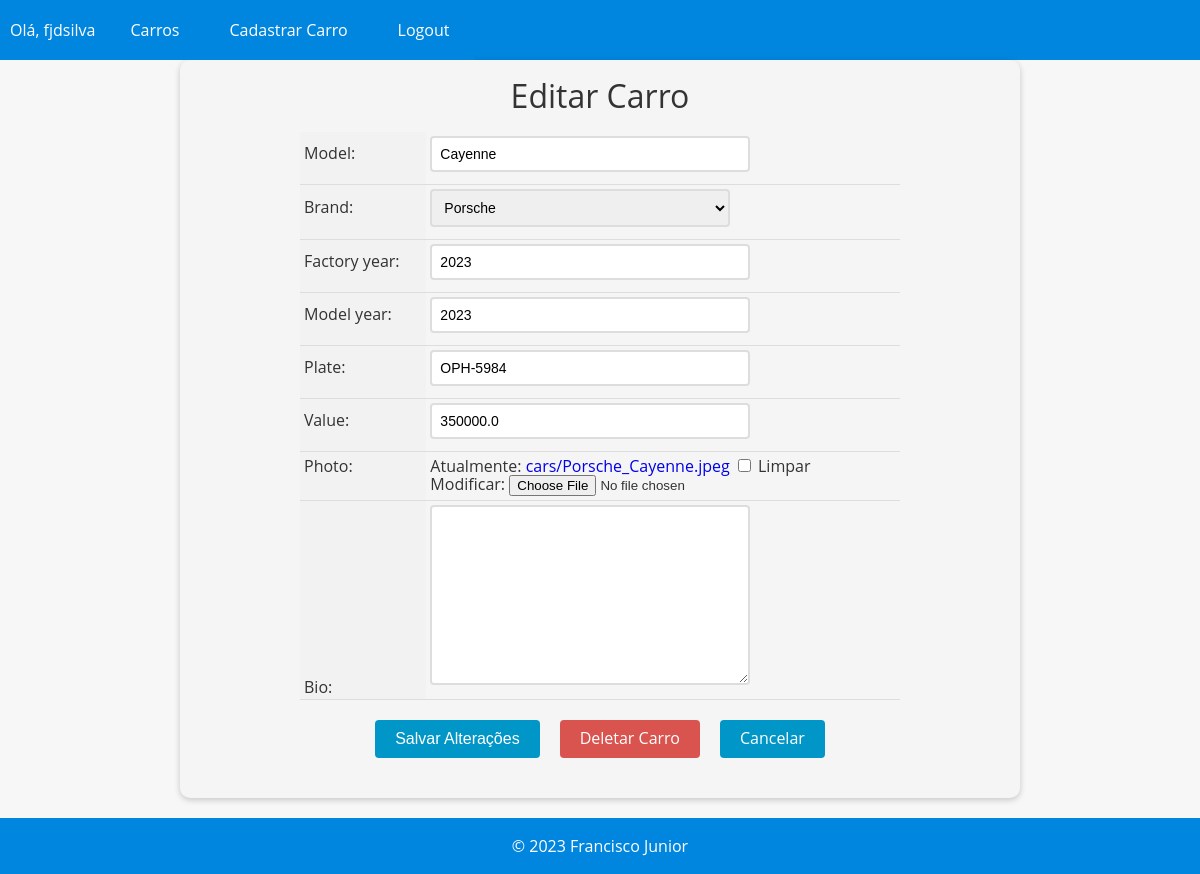
Page /car/8/update/ (signed in) on the committed database.
### cars/models.py (models this page shows, shortened)
class Car(models.Model):
    id = models.AutoField(primary_key=True)
    model = models.CharField(max_length=200, blank=False, null=False)
    brand = models.ForeignKey(Brand, on_delete=models.PROTECT,
                              related_name='car_brand')
    factory_year = models.IntegerField(blank=True, null=True)
    model_year = models.IntegerField(blank=True, null=True)
    plate = models.CharField(max_length=10, blank=True, null=True)
    value = models.FloatField(blank=True, null=True)
    photo = models.ImageField(upload_to='cars/', blank=True, null=True)
    bio = models.TextField(blank=True, null=True)

class Brand(models.Model):
    id = models.AutoField(primary_key=True)
    name = models.CharField(max_length=200, blank=False, null=False)
    def __str__(self):
        return self.name

### cars/views.py (the view, shortened to what this page needs)
# urls.py: path('car/<int:pk>/update/', CarUpdateView.as_view(), name='car_update'),
@method_decorator(login_required(login_url='login'), name='dispatch')
class CarUpdateView(UpdateView):
    model = Car
    form_class = CarModelForm
    template_name = 'car_update.html'

### cars/forms.py (shortened to what this page needs)
class CarModelForm(forms.ModelForm):
    class Meta:
        model = Car
        fields = '__all__'

### cars/templates/car_update.html (shortened to what this page needs)
{% extends "base.html" %}
{% block content %}
  <form method="post" enctype="multipart/form-data">
    <h1>Editar Carro</h1>
    <table>
      {{ form.as_table }}
    </table>
    <div>
      <div class="buttons-container">
        <input type="submit" value="Salvar Alterações" class="btn btn-primary">
        <a href="{% url 'car_delete' pk=object.pk %}" class="btn btn-danger">Deletar Carro</a>
        <a href="{% url 'cars_list' %}" class="btn btn-secondary">Cancelar</a>
      </div>
    </div>
  </form>
{% endblock %}

### app/templates/base.html (shortened to what this page needs)
{% load static %}
<!DOCTYPE html>
<html lang="pt-BR">
<head>
  <link rel="stylesheet" href="{% static 'css/reset.css' %}">
  <link rel="stylesheet" href="{% static 'css/base.css' %}">
</head>
<body>
  <header>
    <nav>
      <ul>
        {% if user.is_authenticated  %}
          <li>Olá, {{user.username }}</li>
          <li><a href="{% url 'cars_list' %}">Carros</a></li>
          <li><a href="{% url 'new_car' %}">Cadastrar Carro</a></li>
          <li><a href="{% url 'logout' %}">Logout</a></li>
        {% endif %}
      </ul>
    </nav>
  </header>
  <main>
    {% block content %}
    {% endblock %}
  </main>
  <footer>
    <p>&copy; 2023 Francisco Junior</p>
  </footer>
</body>
</html>

### app/static/css/base.css (style rules this page uses)
body { font-family: 'Open Sans', sans-serif; background-color: #f7f7f7; color: #333; margin: 0; padding: 0; }
header { background-color: #0086df; display: flex; color: #fff; text-align: center; border-color: #333; align-items: center; height: 60px; }
main { padding-bottom: 20px; }
footer { margin-top: auto; background-color: #0086df; color: #ffffff; padding: 20px; text-align: center; bottom:0; display: flex; justify-content: space-around; }
nav { background-color: #0086df; color: #fff; height: 60px; display: flex; justify-content: space-between; align-items: center; }
nav ul { list-style: none; margin: 0; padding: 0; display: flex; }
nav ul li { margin: 0 10px; }
nav ul li a { color: #fff; text-decoration: none; font-size: 16px; padding: 15px; transition: all 0.3s ease; }

### cars/templates/car_update.html (style rules this page uses)
form { max-width: 800px; margin: 0 auto; padding: 20px; background-color: #f5f5f5; border-radius: 10px; box-shadow: 0 2px 6px rgba(0, 0, 0, 0.2); }
form h1 { font-size: 2rem; margin-bottom: 20px; text-align: center; }
table { margin: 0 auto; border-collapse: collapse; width: 100%; max-width: 600px; }
th, td { padding: 4px; text-align: left; border-bottom: 1px solid #ddd; }
th { background-color: #f2f2f2; }
input[type="text"], input[type="number"], select, textarea { padding: 8px; font-size: 14px; border: 2px solid #ddd; border-radius: 4px; width: 100%; max-width: 300px; margin-bottom: 8px; transition: border-bottom-color 0.3s ease-in-out; }
.btn { background-color: #0096c7; color: #fff; border: none; padding: 10px 20px; font-size: 16px; border-radius: 4px; cursor: pointer; transition: background-color 0.3s ease-in-out; }
.buttons-container { display: flex; justify-content: center; margin-top: 20px; margin-bottom: 20px; }
.btn { display: inline-block; background-color: #0096c7; color: #fff; border: none; padding: 10px 20px; font-size: 16px; border-radius: 4px; cursor: pointer; transition: background-color 0.3s ease-in-out; margin: 0 10px; }
.btn-danger { background-color: #d9534f; text-decoration: none !important; }
a { text-decoration: none !important; }

### rows in the picture
Car: model "Cayenne", brand "Porsche", factory_year "2023", model_year "2023", plate "OPH-5984", value "350000.0"

### other values in the picture
{{ user.username }} "fjdsilva"
